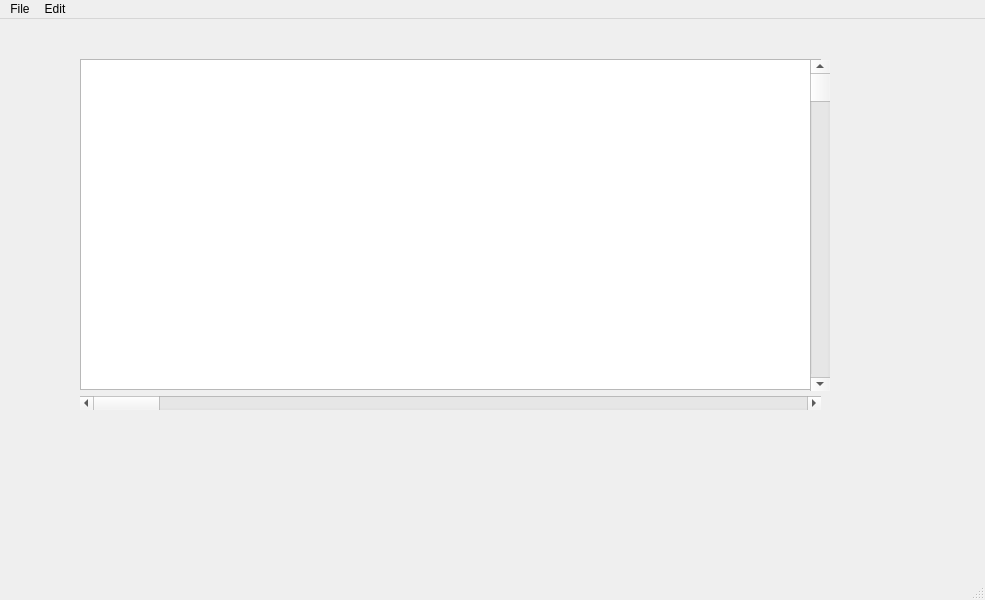
<?xml version="1.0" encoding="UTF-8"?>
<ui version="4.0">
 <class>MainWindow</class>
 <widget class="QMainWindow" name="MainWindow">
  <property name="geometry">
   <rect>
    <x>0</x>
    <y>0</y>
    <width>985</width>
    <height>600</height>
   </rect>
  </property>
  <property name="windowTitle">
   <string>MainWindow</string>
  </property>
  <widget class="QWidget" name="centralwidget">
   <widget class="QWidget" name="verticalLayoutWidget">
    <property name="geometry">
     <rect>
      <x>80</x>
      <y>40</y>
      <width>741</width>
      <height>351</height>
     </rect>
    </property>
    <layout class="QVBoxLayout" name="verticalLayout">
     <item>
      <widget class="QTextEdit" name="textEdit"/>
     </item>
     <item>
      <widget class="QScrollBar" name="horizontalScrollBar">
       <property name="orientation">
        <enum>Qt::Horizontal</enum>
       </property>
      </widget>
     </item>
    </layout>
   </widget>
   <widget class="QScrollBar" name="verticalScrollBar">
    <property name="geometry">
     <rect>
      <x>810</x>
      <y>41</y>
      <width>20</width>
      <height>331</height>
     </rect>
    </property>
    <property name="orientation">
     <enum>Qt::Vertical</enum>
    </property>
   </widget>
  </widget>
  <widget class="QMenuBar" name="menubar">
   <property name="geometry">
    <rect>
     <x>0</x>
     <y>0</y>
     <width>985</width>
     <height>21</height>
    </rect>
   </property>
   <widget class="QMenu" name="menuFIle">
    <property name="title">
     <string>File</string>
    </property>
    <addaction name="actionNew"/>
    <addaction name="actionOpen"/>
    <addaction name="actionSave_as"/>
    <addaction name="actionExit"/>
   </widget>
   <widget class="QMenu" name="menuEdit">
    <property name="title">
     <string>Edit</string>
    </property>
    <addaction name="actionCopy"/>
    <addaction name="actionPaste"/>
    <addaction name="actionCut"/>
    <addaction name="actionUndo"/>
    <addaction name="actionRedo"/>
   </widget>
   <addaction name="menuFIle"/>
   <addaction name="menuEdit"/>
  </widget>
  <widget class="QStatusBar" name="statusbar"/>
  <action name="actionNew">
   <property name="text">
    <string>New</string>
   </property>
  </action>
  <action name="actionOpen">
   <property name="text">
    <string>Open</string>
   </property>
  </action>
  <action name="actionSave_as">
   <property name="text">
    <string>Save as</string>
   </property>
  </action>
  <action name="actionExit">
   <property name="text">
    <string>Exit</string>
   </property>
  </action>
  <action name="actionCopy">
   <property name="text">
    <string>Copy</string>
   </property>
  </action>
  <action name="actionPaste">
   <property name="text">
    <string>Paste</string>
   </property>
  </action>
  <action name="actionCut">
   <property name="text">
    <string>Cut</string>
   </property>
  </action>
  <action name="actionUndo">
   <property name="text">
    <string>Undo</string>
   </property>
  </action>
  <action name="actionRedo">
   <property name="text">
    <string>Redo</string>
   </property>
  </action>
 </widget>
 <resources/>
 <connections/>
</ui>
